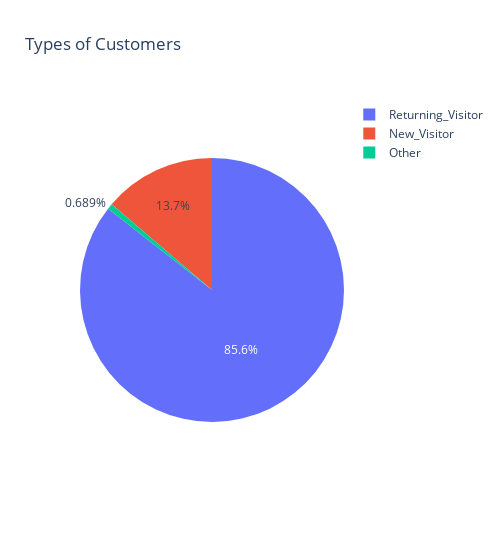
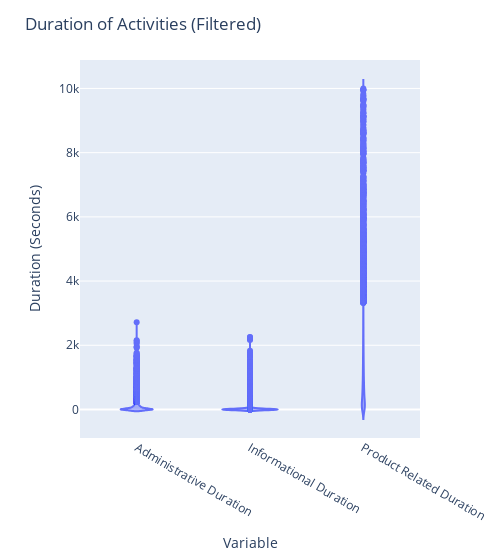
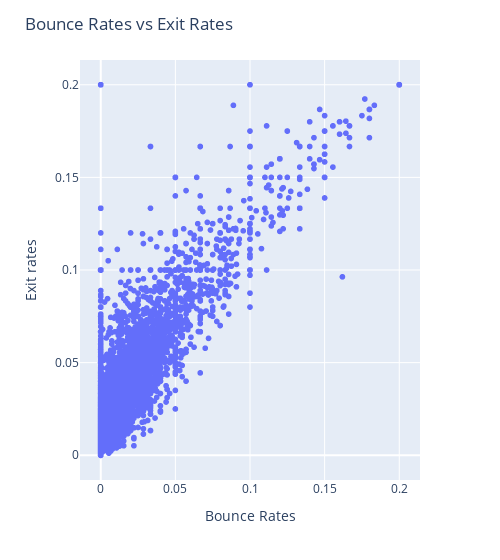
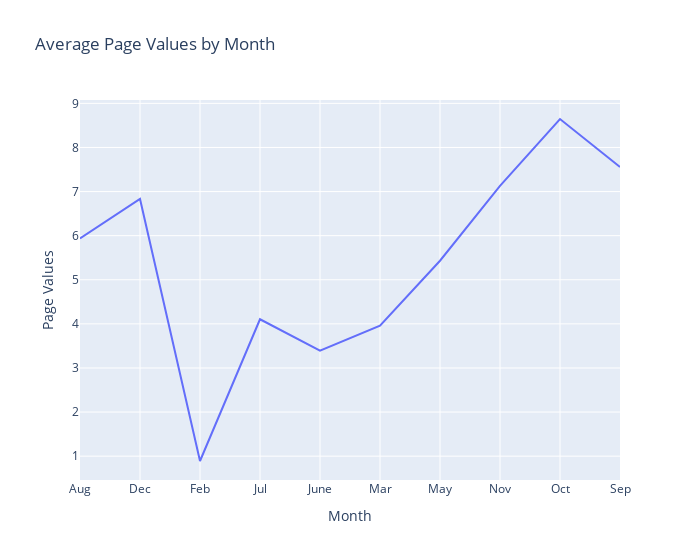

Here is the notebook cell these charts were saved with, in order:
### Markdown cell above
Task 1: Get data on screen
Goal: Make visualizations that help understand the data

### Code cell
# New- vs. Returning customers pie chart

DATAvis = DATA
fig = px.pie(DATAvis, names='VisitorType', title='Types of Customers')
fig.update_layout(width=500)
fig.show()



# DURATION BOX PLOTTED
# Product related has a couple (<10) extreme outliers, had to filter those out
threshold = 10000 

filtered_data = DATA[
    (DATA['Administrative_Duration'] <= threshold) &
    (DATA['Informational_Duration'] <= threshold) &
    (DATA['ProductRelated_Duration'] <= threshold)
]

# Create a copy of the filtered data with better named columns
filtered_data_renamed = filtered_data.rename(columns={
    'Administrative_Duration': 'Administrative Duration',
    'Informational_Duration': 'Informational Duration',
    'ProductRelated_Duration': 'Product Related Duration'
})

fig = px.violin(filtered_data_renamed, y=['Administrative Duration', 'Informational Duration', 'Product Related Duration'])
fig.update_layout(
    title="Duration of Activities (Filtered)",
    yaxis_title="Duration (Seconds)",  
    xaxis_title='Variable',
    width=500  
)
fig.show()

# BOUNCERATES VS EXITRATES scatter
fig = px.scatter(DATAvis, x="BounceRates", y="ExitRates")
fig.update_layout(
    title="Bounce Rates vs Exit Rates",
    yaxis_title="Exit rates",  
    xaxis_title='Bounce Rates',
    width=500  
)
fig.show()


## PAGEVALUES PER MONTH
monthly_average = DATAvis.groupby('Month')['PageValues'].mean().reset_index()
# Create the line chart
fig = px.line(monthly_average, y="PageValues", x="Month", title="Average Page Values by Month")
fig.update_layout(
    yaxis_title="Page Values",  
    xaxis_title='Month',
    width=700  
)
fig.show()


# EXITRATES PER TRAFFICTYPE
fig = px.bar(DATAvis, x="TrafficType", y="ExitRates",
             color='TrafficType', barmode='stack',
             height=400)
fig.update_layout(
    yaxis_title="Exit Rates",  
    xaxis_title='Traffic Type',
    width=700  
)
fig.show()

purchase_counts = DATAvis[DATAvis['Revenue']].groupby('Month').size().reset_index(name='Count')

fig = px.bar(purchase_counts, x='Month', y='Count', title='Count of Purchases by Month')
fig.update_layout(
    width=700  
)
fig.show()

# PURCHASES CLOSE TO IMPORTANT DATES
SD_purchase_data = DATAvis[DATAvis['Revenue']]

SD_purchase_counts = SD_purchase_data['SpecialDay'].value_counts().reset_index()
SD_purchase_counts.columns = ['SpecialDay', 'Count']

SD_purchase_counts = SD_purchase_counts.sort_values('SpecialDay')

fig = px.line(SD_purchase_counts, x='SpecialDay', y='Count', title='Count of Purchases by Days to Special Day')
fig.update_layout(
    width=700  
)
fig.update_layout(xaxis=dict( autorange="reversed"))

fig.show()


browser_13_data = DATAvis[DATAvis['Browser'] == 13]
other_browser_data = DATAvis[DATAvis['Browser'] != 13]

DATAvis['BrowserType'] = DATAvis['Browser'].apply(lambda x: 'Browser 13' if x == 13 else 'Other Browsers')

fig = px.bar(DATAvis.groupby('BrowserType')['Revenue'].mean().reset_index(),
             x='BrowserType', y='Revenue', title='Proportion of Purchases: Browser 13 vs Other Browsers')
fig.update_layout(
    width=700,
    yaxis_title="Revenue",  
    xaxis_title='Type of Browser',
)

fig.show()



overall_summary = DATAvis.agg({
    'BounceRates': ['mean', 'median'],
    'ExitRates': ['mean', 'median'],
    'PageValues': ['mean', 'median'],
    'Administrative_Duration': ['mean', 'median'],
    'Informational_Duration': ['mean', 'median'],
    'ProductRelated_Duration': ['mean', 'median'],
    'SpecialDay': ['mean', 'median'],
}).reset_index()


browser_13_data = DATAvis[DATAvis['Browser'] == 13]
browser_13_summary = browser_13_data.agg({
    'BounceRates': ['mean', 'median'],
    'ExitRates': ['mean', 'median'],
    'PageValues': ['mean', 'median'],
    'Administrative_Duration': ['mean', 'median'],
    'Informational_Duration': ['mean', 'median'],
    'ProductRelated_Duration': ['mean', 'median'],
    'SpecialDay': ['mean', 'median'],
}).reset_index()

print("This is the overall summary:")
print(overall_summary)
print("This is the browser 13 summary")
print(browser_13_summary)


page_values_data = pd.DataFrame({
    'User Type': ['Overall'] + ['Browser 13'],
    'Page Values': [5.889258, 26.268249],
})

fig_page_values = px.bar(page_values_data, x='User Type', y='Page Values', 
                         title='Mean Page Values for Overall Users and Browser 13',
                         width = 700)

fig_page_values.show()

fig = px.box(DATAvis, y=['Administrative_Duration', 'Informational_Duration'], 
             color='BrowserType',
             title='Box Plots of Duration Metrics: Browser 13 vs Other Browsers')

fig.update_layout(
    yaxis_title="Duration (Seconds)",
    xaxis_title="Duration Type",
    yaxis_range=[0, 500],
    width=800
)
fig.show()

fig = px.box(DATAvis, y=['ProductRelated_Duration'], 
             color='BrowserType',
             title='Box Plot of Product Related Duration: Browser 13 vs Other Browsers')

fig.update_layout(
    yaxis_title="Duration (Seconds)",
    xaxis_title="Duration Type",
    width=800,
    yaxis_range=[0,5000]
)
fig.show()

### Figure 1 — Plotly figure (JSON) as saved in the notebook; plotly's stock layout.template omitted (floating-point values rounded to 4 significant figures; data arrays with more than 128 entries replaced by an {"elided": "..."} marker saying what was removed)
{"data": [{"domain": {"x": [0, 1], "y": [0, 1]}, "hovertemplate": "VisitorType=%{label}<extra></extra>", "labels": {"elided": "12330 str values"}, "legendgroup": "", "name": "", "showlegend": true, "type": "pie"}], "layout": {"legend": {"tracegroupgap": 0}, "title": {"text": "Types of Customers"}, "width": 500}}

### Figure 2 — Plotly figure (JSON) as saved in the notebook; plotly's stock layout.template omitted (floating-point values rounded to 4 significant figures; data arrays with more than 128 entries replaced by an {"elided": "..."} marker saying what was removed)
{"data": [{"alignmentgroup": "True", "box": {"visible": false}, "hovertemplate": "variable=%{x}<br>value=%{y}<extra></extra>", "legendgroup": "", "marker": {"color": "#636efa"}, "name": "", "offsetgroup": "", "orientation": "v", "scalegroup": "True", "showlegend": false, "type": "violin", "x": {"elided": "36753 str values"}, "x0": " ", "xaxis": "x", "y": {"elided": "36753 float values"}, "y0": " ", "yaxis": "y"}], "layout": {"legend": {"tracegroupgap": 0}, "margin": {"t": 60}, "title": {"text": "Duration of Activities (Filtered)"}, "violinmode": "group", "width": 500, "xaxis": {"anchor": "y", "domain": [0, 1], "title": {"text": "Variable"}}, "yaxis": {"anchor": "x", "domain": [0, 1], "title": {"text": "Duration (Seconds)"}}}}

### Figure 3 — Plotly figure (JSON) as saved in the notebook; plotly's stock layout.template omitted (floating-point values rounded to 4 significant figures; data arrays with more than 128 entries replaced by an {"elided": "..."} marker saying what was removed)
{"data": [{"hovertemplate": "BounceRates=%{x}<br>ExitRates=%{y}<extra></extra>", "legendgroup": "", "marker": {"color": "#636efa", "symbol": "circle"}, "mode": "markers", "name": "", "showlegend": false, "type": "scattergl", "x": {"elided": "12330 float values"}, "xaxis": "x", "y": {"elided": "12330 float values"}, "yaxis": "y"}], "layout": {"legend": {"tracegroupgap": 0}, "margin": {"t": 60}, "title": {"text": "Bounce Rates vs Exit Rates"}, "width": 500, "xaxis": {"anchor": "y", "domain": [0, 1], "title": {"text": "Bounce Rates"}}, "yaxis": {"anchor": "x", "domain": [0, 1], "title": {"text": "Exit rates"}}}}

### Figure 4 — Plotly figure (JSON) as saved in the notebook; plotly's stock layout.template omitted (floating-point values rounded to 4 significant figures)
{"data": [{"hovertemplate": "Month=%{x}<br>PageValues=%{y}<extra></extra>", "legendgroup": "", "line": {"color": "#636efa", "dash": "solid"}, "marker": {"symbol": "circle"}, "mode": "lines", "name": "", "orientation": "v", "showlegend": false, "type": "scatter", "x": ["Aug", "Dec", "Feb", "Jul", "June", "Mar", "May", "Nov", "Oct", "Sep"], "xaxis": "x", "y": [5.938, 6.833, 0.8904, 4.104, 3.391, 3.96, 5.432, 7.129, 8.646, 7.557], "yaxis": "y"}], "layout": {"legend": {"tracegroupgap": 0}, "title": {"text": "Average Page Values by Month"}, "width": 700, "xaxis": {"anchor": "y", "domain": [0, 1], "title": {"text": "Month"}}, "yaxis": {"anchor": "x", "domain": [0, 1], "title": {"text": "Page Values"}}}}
